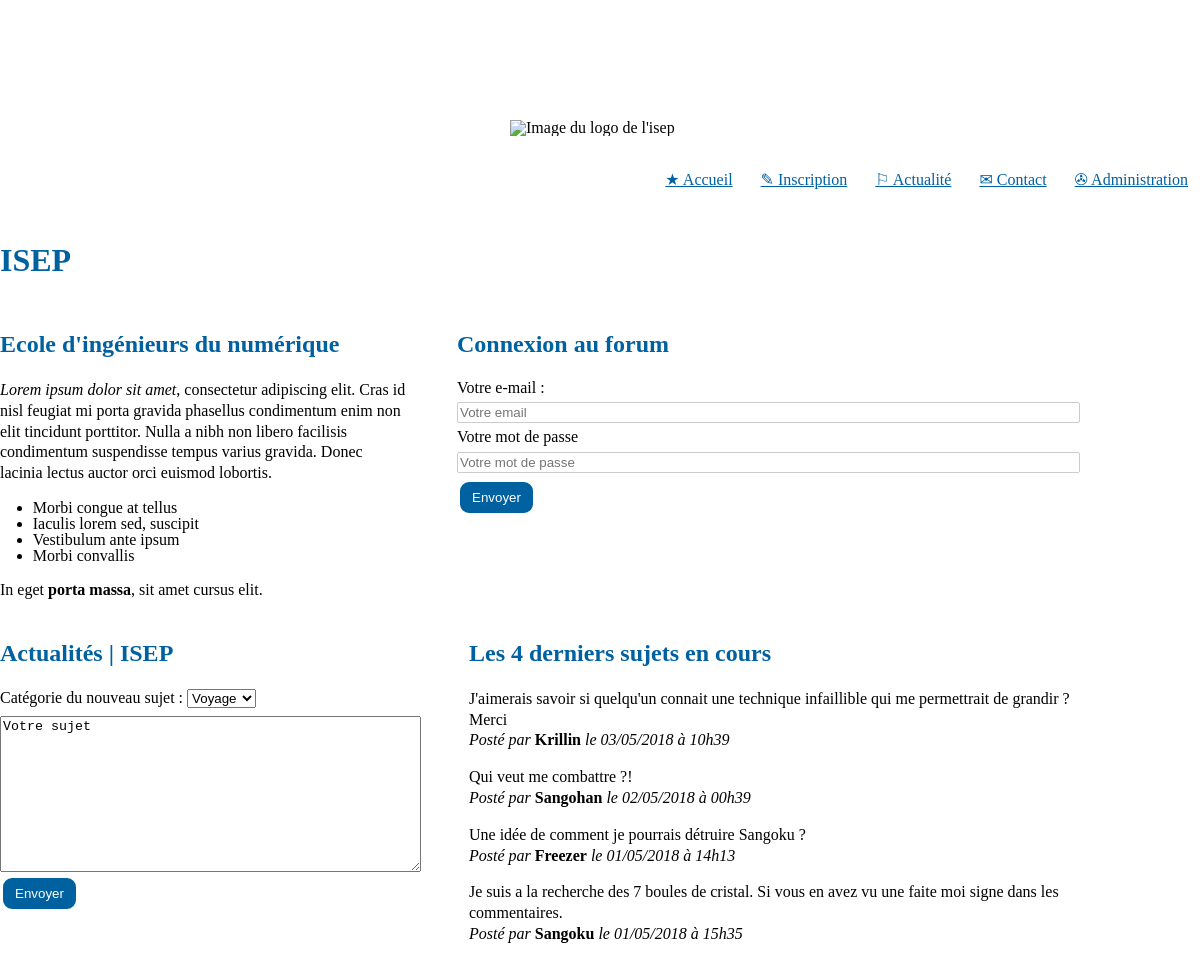
/php/index.php, run on the app's committed database.
### tables this page shows
CREATE TABLE IF NOT EXISTS `subjects` (
  `id` int(11) NOT NULL AUTO_INCREMENT,
  `content` text NOT NULL,
  `category` varchar(100) NOT NULL DEFAULT 'Autre',
  `dateTime` datetime NOT NULL DEFAULT CURRENT_TIMESTAMP,
  `user_id` int(11) NOT NULL,
  PRIMARY KEY (`id`)
);

CREATE TABLE IF NOT EXISTS `users` (
  `id` int(11) NOT NULL AUTO_INCREMENT,
  `name` varchar(100) NOT NULL,
  `last_name` varchar(100) NOT NULL,
  `mail` varchar(100) NOT NULL,
  `pass` varchar(100) NOT NULL,
  PRIMARY KEY (`id`)
);

### php/controllers/mainController.php (called while the page is built, shortened)
<?php
if (!isset($_GET['function']) || empty($_GET['function'])) {
    $function = "default";
} else {
    $function = $_GET['function'];
}
switch ($function) {
    case 'default':
        $vue = "accueil";
        break;
}
require "views/header.php";
include('views/' . $vue . '.php');

### php/models/requetes.php (called while the page is built, shortened)
<?php
function get_subjects(PDO $bdd, int $n): array {
    $statement = $bdd->prepare('SELECT subjects.id AS subject_id, subjects.dateTime AS subjectDateTime,MAX(responses.dateTime) AS lastResponseDateTime, subjects.category, subjects.content AS subjectContent,users.name AS subjectUserName
                                         FROM ((subjects
                                         INNER JOIN users ON subjects.user_id = users.id )
                                         /*Pour aussi récupérer les sujets qui n ont pas encore de réponses on utilise LEFT JOIN*/
                                         LEFT JOIN responses ON responses.subject_id = subjects.id)
                                         GROUP BY subjects.id
                                         ORDER  BY lastResponseDateTime DESC
                                         LIMIT '.$n);
    $statement->execute();
    $return = $statement->fetchAll();
    return $return;
}

### php/views/fonctions.php (the view, shortened to what this page needs)
<?php
function displayConnexion(){
    if(isUserConnected()){
        echo displayDeconnexion();
    }
    else{
        include 'connexion.php';
    }
}
function displayInscription(){
    if(!isUserConnected()){
        echo ("<a href=\"index.php?cible=mainController&function=bouttonInscription\" class=\"liens\">&#9998; Inscription</a>");
    }
}
function dateFr($dateUS){
    $dateFR = strftime('%d-%m-%Y',strtotime($dateUS));
    $dateFRslash=str_replace (  '-' , '/' ,$dateFR);
    return $dateFRslash;
}
function heureFr(string $heureUS){
    $heureFr = explode(' ',$heureUS);
    $heureFr1 = substr_replace($heureFr[1], '', -3, 3);
    $heureFr2 =str_replace (  ':' , 'h' ,$heureFr1);
    return $heureFr2;
}
function recupereSubjects($bdd,$n){
    $subjects = get_subjects($bdd,$n);
    foreach ($subjects as $key=>$elm){
        $subjects[$key]['subjectDate'] = dateFr($subjects[$key]['subjectDateTime']);
        $subjects[$key]['subjectTime'] = heureFr($subjects[$key]['subjectDateTime']);
    }
    return $subjects;
}
function displaySubjects($bdd,$n){
    $subjects = recupereSubjects($bdd,$n);
    foreach ($subjects as $key=>$elm){
        echo(
            "<p>"
                . $subjects[$key]['subjectContent'] ." <br>
                <em>Posté par</em> <strong>". $subjects[$key]['subjectUserName'] ."</strong> <em>le ". $subjects[$key]['subjectDate'] ." à " . $subjects[$key]['subjectTime'] . " </em>
            </p>"
        );
    }
}

### css/style.css (style rules this page uses)
html { --orange-isep: rgb(245,161,1); --blue-isep: rgb(0,97,160); --grey-isep: rgb(226,226,226); }
body { width: 1200px; font-family: serif; margin: 70px auto 1%; }
.liens { text-decoration: underline; color: var(--blue-isep); margin-left: 1%; margin-right: 1%; }
a { color: white; }
em { font-style: italic; }
strong { font-weight: bold; }
p { line-height: 130%; display: block; margin-top: 1em; margin-bottom: 1em; text-align: start; }

### css/formControl.css (style rules this page uses)
body { padding-top: 50px; }

### data on the page
subjects: content "J'aimerais savoir si quelqu'un connait une technique infaillible qui me permettrait de grandir ? Merci", user.name "Krillin", subjectDate "03/05/2018", subjectTime "10h39"
subjects: content "Qui veut me combattre ?!", user.name "Sangohan", subjectDate "02/05/2018", subjectTime "00h39"
subjects: content "Une idée de comment je pourrais détruire Sangoku ?", user.name "Freezer", subjectDate "01/05/2018", subjectTime "14h13"
subjects: content "Je suis a la recherche des 7 boules de cristal. Si vous en avez vu une faite moi signe dans les commentaires.", user.name "Sangoku", subjectDate "01/05/2018", subjectTime "15h35"
